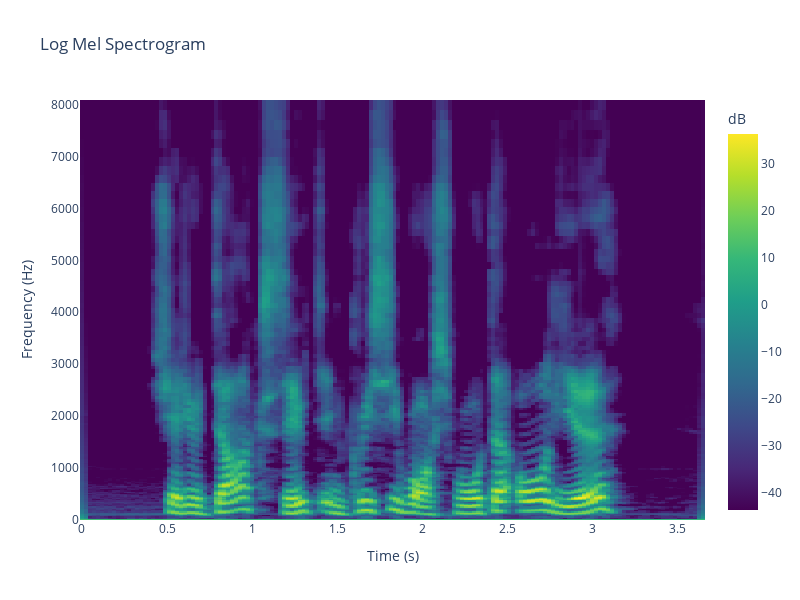

Source (notebook cell):
### Code cell
import numpy as np
import librosa
import plotly.graph_objects as go  


def create_log_mel_spectrogram_plotly(data, sr):
    
    spectrogram = librosa.feature.melspectrogram(y=data, sr=sr, n_mels=128, fmax=8000)
    log_spectrogram = librosa.power_to_db(spectrogram)

    
    fig = go.Figure(data=go.Heatmap(
        z=log_spectrogram,
        x=np.linspace(0, len(data) / sr, num=log_spectrogram.shape[1]),
        y=librosa.mel_frequencies(n_mels=128, fmax=8000),
        colorscale='Viridis',
        colorbar=dict(title='dB')
    ))

    
    fig.update_layout(
        title='Log Mel Spectrogram',
        xaxis_title='Time (s)',
        yaxis_title='Frequency (Hz)',
        height=600,
        width=800
    )

    
    fig.show()


create_log_mel_spectrogram_plotly(data, sr)

### Figure 1 — Plotly figure (JSON) as saved in the notebook; plotly's stock layout.template omitted (floating-point values rounded to 4 significant figures; data arrays with more than 128 entries replaced by an {"elided": "..."} marker saying what was removed)
{"data": [{"colorbar": {"title": {"text": "dB"}}, "colorscale": [[0, "#440154"], [0.1111, "#482878"], [0.2222, "#3e4989"], [0.3333, "#31688e"], [0.4444, "#26828e"], [0.5556, "#1f9e89"], [0.6667, "#35b779"], [0.7778, "#6ece58"], [0.8889, "#b5de2b"], [1, "#fde725"]], "type": "heatmap", "x": {"elided": "158 float values"}, "y": [0, 23.75, 47.5, 71.25, 95.0, 118.8, 142.5, 166.3, 190.0, 213.8, 237.5, 261.3, 285.0, 308.8, 332.5, 356.3, 380.0, 403.8, 427.5, 451.3, 475.0, 498.8, 522.5, 546.3, 570.0, 593.8, 617.5, 641.3, 665.0, 688.8, 712.5, 736.3, 760.0, 783.8, 807.5, 831.3, 855.0, 878.8, 902.5, 926.3, 950.0, 973.8, 997.5, 1022.0, 1048.0, 1074.0, 1100.0, 1127.0, 1155.0, 1184.0, 1213.0, 1243.0, 1274.0, 1306.0, 1338.0, 1371.0, 1405.0, 1440.0, 1476.0, 1513.0, 1550.0, 1589.0, 1628.0, 1668.0, 1710.0, 1752.0, 1796.0, 1840.0, 1886.0, 1932.0, 1980.0, 2029.0, 2080.0, 2131.0, 2184.0, 2238.0, 2294.0, 2351.0, 2409.0, 2469.0, 2530.0, 2593.0, 2657.0, 2723.0, 2790.0, 2860.0, 2931.0, 3003.0, 3078.0, 3154.0, 3232.0, 3312.0, 3395.0, 3479.0, 3565.0, 3653.0, 3744.0, 3837.0, 3932.0, 4029.0, 4129.0, 4232.0, 4337.0, 4444.0, 4554.0, 4667.0, 4783.0, 4902.0, 5023.0, 5148.0, 5275.0, 5406.0, 5540.0, 5678.0, 5818.0, 5963.0, 6111.0, 6262.0, 6417.0, 6576.0, 6739.0, 6907.0, 7078.0, 7253.0, 7433.0, 7618.0, 7806.0, 8000.0], "z": {"elided": "128x158 float values"}}], "layout": {"height": 600, "title": {"text": "Log Mel Spectrogram"}, "width": 800, "xaxis": {"title": {"text": "Time (s)"}}, "yaxis": {"title": {"text": "Frequency (Hz)"}}}}
